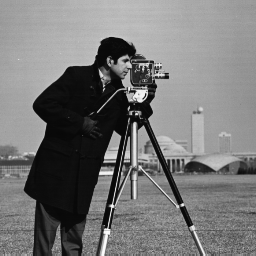
#> input picture Unidad_02/Unidad_03/cameraman.tif, 256 x 256 px, given in place of punto.tif, which was not available; the run also reads 1 picture not shown here
$ python PDI_U3_Segmentacion.py   (older library calls are emulated)
#> lines starting #> are read from the running program, lines starting #| are printed output that depends on the picture; after the words box and inside, x2 and y2 are one past the last pixel; in counts of white or black regions, pixels touching at a corner belong together; pictures that were not available may be replaced by others from this repository, and a replacement may not be noted
import cv2
import numpy as np
import matplotlib.pyplot as plt

# Defininimos función para mostrar imágenes
def imshow(img, new_fig=True, title=None, color_img=False, blocking=False, colorbar=True, ticks=False):
    if new_fig:
        plt.figure()
    if color_img:
        plt.imshow(img)
    else:
        plt.imshow(img, cmap='gray')
    plt.title(title)
    if not ticks:
        plt.xticks([]), plt.yticks([])
    if colorbar:
        plt.colorbar()
    if new_fig:
        plt.show(block=blocking)

# -------------------------------------------------------------------------------
# --- Detección de puntos -------------------------------------------------------
# -------------------------------------------------------------------------------
f = cv2.imread('punto.tif', cv2.IMREAD_GRAYSCALE)   # Leemos imagen
#> f is the input picture: shape (256, 256); min 7, max 253, mean 118.7
imshow(f)

w = -1*np.ones((3,3))                   # Definimos el kernel para...
w[1,1] = 8                              # ... detectar puntos
fp = cv2.filter2D(f, cv2.CV_64F, w)     # Filtramos
np.unique(fp)
imshow(fp)

fpn = abs(fp)                           # Acondicionamiento: abs()
# fpn = cv2.convertScaleAbs(fp)             # En este caso, no generaría problemas. Pero ver el ejemplo siguiente.
np.unique(fpn)
imshow(fpn)

f_point = fpn > fpn.max()*0.9           # Detección mediante umbralado
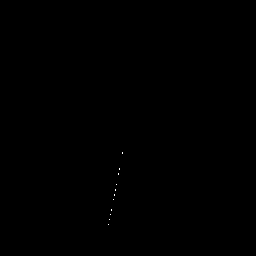
#> f_point: shape (256, 256) bool; 0.03% white in thin lines or dots, all inside (x1, y1, x2, y2) = (108, 152, 123, 225)
imshow(f_point)
np.sum(f_point)

plt.figure()
ax = plt.subplot(221)
imshow(f,new_fig=False, title="Imagen Original")
plt.subplot(222, sharex=ax, sharey=ax), imshow(fp, new_fig=False, title="Filtrado")
plt.subplot(223, sharex=ax, sharey=ax), imshow(fpn, new_fig=False, title="Filtrado + abs()")
plt.subplot(224, sharex=ax, sharey=ax), imshow(f_point, new_fig=False, title="Filtrado + abs() + Umbralado")
plt.suptitle("Detección de Punto")
plt.show(block=False)

# -------------------------------------------------------------------------------
# --- Detección de lineas orientadas --------------------------------------------
# -------------------------------------------------------------------------------
f = cv2.imread('lineas_orientadas.tif', cv2.IMREAD_GRAYSCALE)   # Leemos imagen
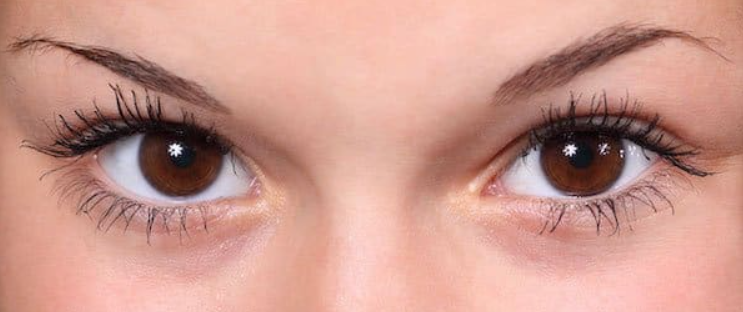
#> input picture Unidad_02/Unidad_03/ojos.png, 743 x 312 px, given in place of lineas_orientadas.tif, which was not available
#> f: shape (312, 743)
f.shape
np.unique(f)
imshow(f, ticks=True)

# Filtramos
w = np.array([[-1,-1,-1],[2,2,2],[-1,-1,-1]])     # Horizontal
# w = np.array([[-1,2,-1],[-1,2,-1],[-1,2,-1]])       # Vertical
# w = np.array([[-1,-1,2],[-1,2,-1],[2,-1,-1]])       # +45º
# w = np.array([[2,-1,-1],[-1,2,-1],[-1,-1,2]])       # -45º
f_fil = cv2.filter2D(f, cv2.CV_64F, w)
np.unique(f_fil)
imshow(f_fil)

f_fil_abs = abs(f_fil)                          # Acondicionamos
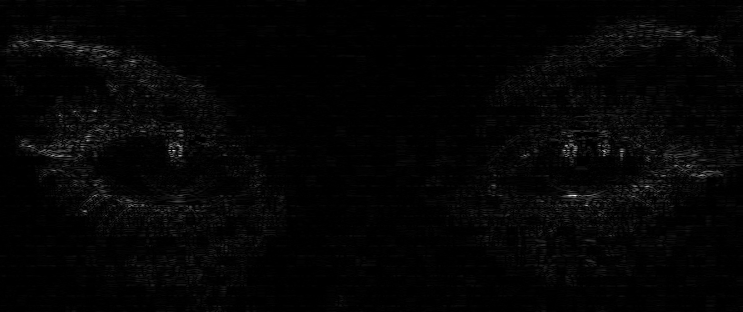
#> f_fil_abs: shape (312, 743) float64; min 0, max 469, mean 9.3; drawn with min black and max white
# f_fil_abs = cv2.convertScaleAbs(f_fil)        # Así generaría problemas
np.unique(f_fil_abs)
imshow(f_fil_abs)

f_det = f_fil_abs >= f_fil_abs.max()*1.0    # Detección mediante umbralado
#> f_det: shape (312, 743) bool; 0% white in thin lines or dots, all inside (x1, y1, x2, y2) = (574, 195, 575, 196)
imshow(f_det)

plt.figure()
ax = plt.subplot(221)
imshow(f, new_fig=False, title="Imagen Original")
plt.subplot(222, sharex=ax, sharey=ax), imshow(f_fil, new_fig=False, title="Filtrado")
plt.subplot(223, sharex=ax, sharey=ax), imshow(f_fil_abs, new_fig=False, title="Filtrado + abs()")
plt.subplot(224, sharex=ax, sharey=ax), imshow(f_det, new_fig=False, title="Filtrado + abs() + Umbralado")
plt.suptitle("Detección de Lineas Orientadas")
plt.show(block=False)

# -------------------------------------------------------------------------------
# --- Detección de lineas orientadas - Otro Ejemplo -----------------------------
# -------------------------------------------------------------------------------
f = cv2.imread('circuito.tif', cv2.IMREAD_GRAYSCALE)   # Leemos imagen
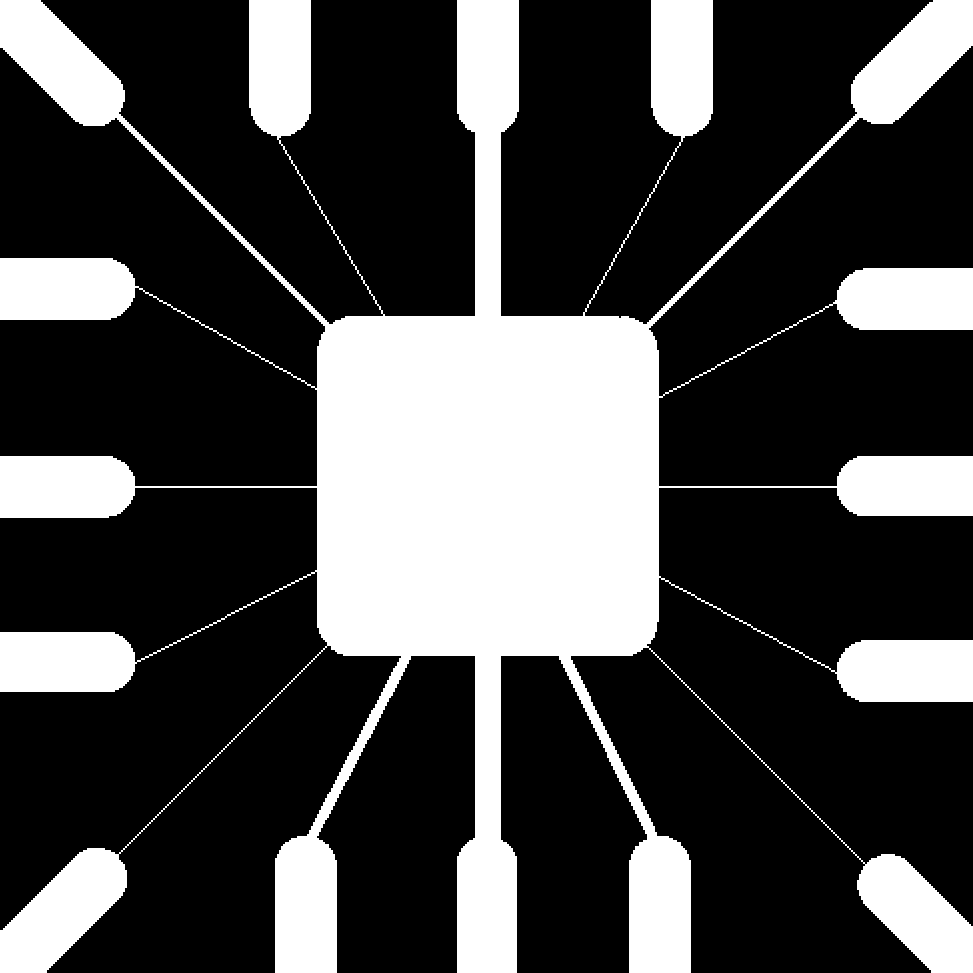
#> input picture Unidad_02/Unidad_03/circuito.tif, 973 x 973 px
#> f: shape (973, 973); 28.1% white; 1 white region, box (x1, y1, x2, y2) and area: (0, 0, 973, 973) 265583
f.shape
np.unique(f)
imshow(f, ticks=True)

# --- Version 1 ------------------------------------------
w = np.array([[-1,-1,2],[-1,2,-1],[2,-1,-1]])   # +45º
f_fil = cv2.filter2D(f, cv2.CV_64F, w)          # Filtramos
#> f_fil: shape (973, 973) float64
f_fil_acond = abs(f_fil)                        # Acondicionamos: abs()
f_det = f_fil_acond >= f_fil_acond.max()*1.0    # Detección mediante umbralado
#> f_det: shape (973, 973) bool; 0.11% white in thin lines or dots, all inside (x1, y1, x2, y2) = (118, 139, 866, 865)

# [6 lines of commented-out code are left out]

np.unique(f_fil)
np.unique(f_fil_acond)

plt.figure()
ax = plt.subplot(221)
imshow(f, new_fig=False, title="Imagen Original", ticks=True)
plt.subplot(222, sharex=ax, sharey=ax), imshow(f_fil, new_fig=False, title="Filtrado", ticks=True)
plt.subplot(223, sharex=ax, sharey=ax), imshow(f_fil_acond, new_fig=False, title="Filtrado + Acondicionamiento", ticks=True)
plt.subplot(224, sharex=ax, sharey=ax), imshow(f_det, new_fig=False, title="Filtrado + abs() + Umbralado", ticks=True)
plt.suptitle("Detección de Lineas Orientadas")
plt.show(block=False)

# -------------------------------------------------------------------------------
# --- Detección de Bordes - Sobel -----------------------------------------------
# -------------------------------------------------------------------------------
# Cargo Imagen
f = cv2.imread('building.tif', cv2.IMREAD_GRAYSCALE)
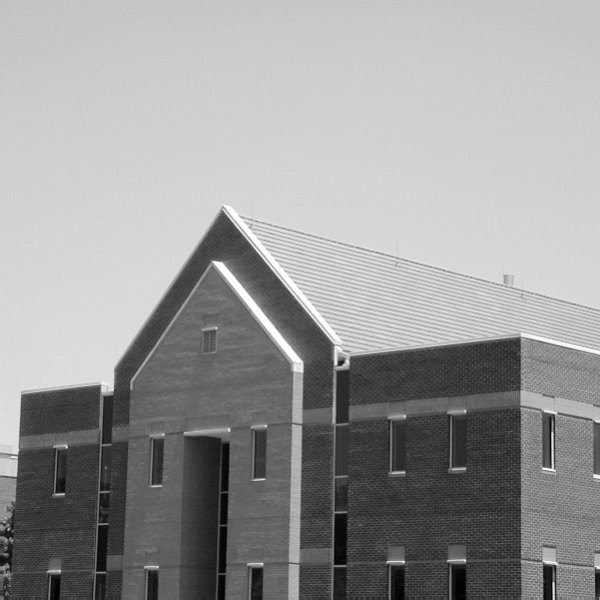
#> input picture Unidad_02/Unidad_03/building.tif, 600 x 600 px
#> f is the input picture: shape (600, 600); min 0, max 255, mean 152.9
imshow(f)

# Filtrado
ddepth = cv2.CV_16S  # Formato salida
grad_x = cv2.Sobel(f, ddepth, 1, 0, ksize=3) # https://docs.opencv.org/3.4/d4/d86/group__imgproc__filter.html#gacea54f142e81b6758cb6f375ce782c8d
grad_y = cv2.Sobel(f, ddepth, 0, 1, ksize=3) # Tutorial: https://opencv-python-tutroals.readthedocs.io/en/latest/py_tutorials/py_imgproc/py_gradients/py_gradients.html
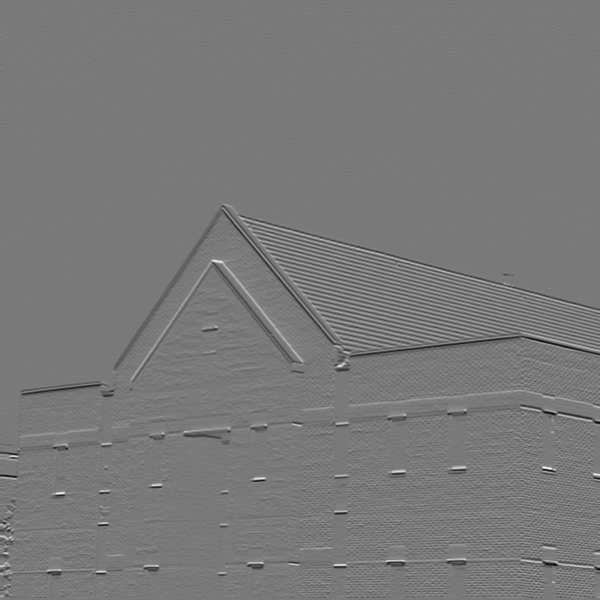
#> grad_y: shape (600, 600) int16; min -621, max 680, mean -1.7; drawn with min black and max white

# Acondicionamiento
abs_grad_x = cv2.convertScaleAbs(grad_x)                        # abs() + casting uint8
abs_grad_y = cv2.convertScaleAbs(grad_y)                        #
grad = cv2.addWeighted(abs_grad_x, 0.5, abs_grad_y, 0.5, 0)     # Combinamos.  https://docs.opencv.org/3.4/d5/dc4/tutorial_adding_images.html

plt.figure()
ax = plt.subplot(221)
imshow(f, new_fig=False, title="Imagen Original", ticks=True)
plt.subplot(222, sharex=ax, sharey=ax), imshow(abs_grad_x, new_fig=False, title="Sobel x", ticks=True)
plt.subplot(223, sharex=ax, sharey=ax), imshow(abs_grad_y, new_fig=False, title="Sobel y", ticks=True)
plt.subplot(224, sharex=ax, sharey=ax), imshow(grad, new_fig=False, title="Gradiente", ticks=True)
plt.show(block=False)
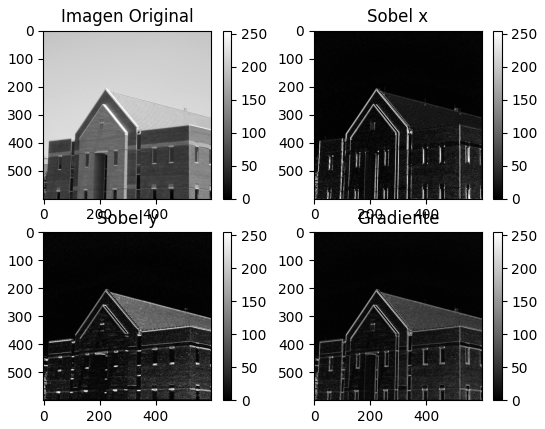
#> figure drawn by matplotlib, 8 panels

# Umbralizamos los gradientes
abs_grad_x_th = np.zeros(abs_grad_x.shape)
abs_grad_x_th[abs_grad_x == abs_grad_x.max()] = 255

abs_grad_y_th = np.zeros(abs_grad_y.shape)
abs_grad_y_th[abs_grad_y == abs_grad_y.max()] = 255

grad_th = np.zeros(grad.shape)
grad_th[grad >= 0.5*grad.max()] = 255

plt.figure()
ax = plt.subplot(221)
imshow(abs_grad_x, new_fig=False, title="Sobel x")
plt.subplot(222, sharex=ax, sharey=ax), imshow(abs_grad_x_th, new_fig=False, title="Sobel x + Umbralado")
plt.subplot(223, sharex=ax, sharey=ax), imshow(abs_grad_y, new_fig=False, title="Sobel y")
plt.subplot(224, sharex=ax, sharey=ax), imshow(abs_grad_y_th, new_fig=False, title="Sobel y + Umbralado")
plt.show(block=False)

plt.figure()
ax = plt.subplot(121)
imshow(grad, new_fig=False, title="Gradiente")
plt.subplot(122, sharex=ax, sharey=ax), imshow(grad_th, new_fig=False, title="Gradiente + Umbralado")
plt.show(block=False)
#> (the rest of the program and of its run is left out)
